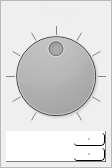
       <widget class="QFrame" name="decay_frame">
        <property name="sizePolicy">
         <sizepolicy hsizetype="Expanding" vsizetype="Preferred">
          <horstretch>0</horstretch>
          <verstretch>0</verstretch>
         </sizepolicy>
        </property>
        <property name="maximumSize">
         <size>
          <width>100</width>
          <height>16777215</height>
         </size>
        </property>
        <property name="frameShape">
         <enum>QFrame::StyledPanel</enum>
        </property>
        <property name="frameShadow">
         <enum>QFrame::Raised</enum>
        </property>
        <layout class="QVBoxLayout" name="decay_layout">
         <property name="spacing">
          <number>5</number>
         </property>
         <property name="leftMargin">
          <number>5</number>
         </property>
         <property name="topMargin">
          <number>0</number>
         </property>
         <property name="rightMargin">
          <number>5</number>
         </property>
         <property name="bottomMargin">
          <number>5</number>
         </property>
         <item>
          <widget class="QLabel" name="decay_label">
           <property name="minimumSize">
            <size>
             <width>0</width>
             <height>20</height>
            </size>
           </property>
           <property name="styleSheet">
            <string notr="true">color: rgb(239, 236, 231);
background-color: rgba(255, 255, 255, 0);
border: none;</string>
           </property>
           <property name="text">
            <string>Decay</string>
           </property>
           <property name="alignment">
            <set>Qt::AlignCenter</set>
           </property>
          </widget>
         </item>
         <item>
          <widget class="QDial" name="decay_knob">
           <property name="sizePolicy">
            <sizepolicy hsizetype="Minimum" vsizetype="Preferred">
             <horstretch>0</horstretch>
             <verstretch>0</verstretch>
            </sizepolicy>
           </property>
           <property name="styleSheet">
            <string notr="true">background-color: qlineargradient(spread:repeat, x1:1, y1:1, x2:1, y2:0, stop:0 rgba(0, 0, 0, 255), stop:1 rgba(111, 111, 111, 255));</string>
           </property>
           <property name="maximum">
            <number>10</number>
           </property>
           <property name="pageStep">
            <number>1</number>
           </property>
           <property name="value">
            <number>5</number>
           </property>
           <property name="wrapping">
            <bool>false</bool>
           </property>
           <property name="notchTarget">
            <double>10.000000000000000</double>
           </property>
           <property name="notchesVisible">
            <bool>true</bool>
           </property>
          </widget>
         </item>
         <item>
          <widget class="QDoubleSpinBox" name="decay_double_spin_box">
           <property name="sizePolicy">
            <sizepolicy hsizetype="Expanding" vsizetype="Fixed">
             <horstretch>0</horstretch>
             <verstretch>0</verstretch>
            </sizepolicy>
           </property>
           <property name="font">
            <font>
             <pointsize>14</pointsize>
            </font>
           </property>
           <property name="styleSheet">
            <string notr="true">QDoubleSpinBox {
	selection-background-color: rgba(255, 255, 255, 50);
	selection-color: rgb(255, 255, 255);
	color: rgb(255, 255, 255);
	background-color: qlineargradient(spread:repeat, x1:1, y1:1, x2:1, y2:0, stop:0 rgba(60, 60, 60, 255), stop:		1 rgba(80, 80, 80, 255));
	padding: 2px;
	border: 1px solid;
	border-color: rgba(255, 255, 255, 30);
	border-right-color: rgba(0, 0, 0, 128);
	border-bottom-color: rgba(0, 0, 0, 128);
}
QDoubleSpinBox:hover {
	background-color: qlineargradient(spread:repeat, x1:1, y1:1, x2:1, y2:0, stop:0 rgba(70, 70, 70, 255), stop:1 	rgba(90, 90, 90, 255));
	border: 1px solid;
	border-color: rgba(255, 255, 255, 80);
	border-right-color: rgba(0, 0, 0, 255);
	border-bottom-color: rgba(0, 0, 0, 255);
}

QDoubleSpinBox::up-arrow {
	background-color: rgb(197, 197, 197);
	width: 2px;
	height: 2px;
	border-radius: 2px;
}
QDoubleSpinBox::down-arrow {
	background-color: rgb(197, 197, 197);
	width: 2px;
	height: 2px;
	border-radius: 2px;
}
QDoubleSpinBox::up-button  {
	border-radius: 4px;
	margin: 0px;
	padding: 0px;
	width: 30px;
	background-color: qlineargradient(spread:repeat, x1:1, y1:1, x2:1, y2:0, stop:0 rgba(80, 80, 80, 255), stop:		1 rgba(100, 100, 100, 255));
	border: 1px solid;
	border-color: rgba(255, 255, 255, 80);
	border-right-color: rgba(0, 0, 0, 255);
	border-bottom-color: rgba(0, 0, 0, 255);
}
QDoubleSpinBox::up-button:hover {
	background-color: qlineargradient(spread:repeat, x1:1, y1:1, x2:1, y2:0, stop:0 rgba(100, 100, 100, 255), 			stop:	1 rgba(120, 120, 120, 255));
	border: 1px solid;
	border-color: rgba(255, 255, 255, 80);
	border-right-color: rgba(0, 0, 0, 255);
	border-bottom-color: rgba(0, 0, 0, 255);
}
QDoubleSpinBox::up-button:pressed {
	background-color: qlineargradient(spread:repeat, x1:1, y1:1, x2:1, y2:0, stop:1 rgba(60, 60, 60, 255), stop:		0 rgba(70, 70, 70, 255));
	border-color: rgba(0, 0, 0, 150);
	border-right-color: rgba(255, 255, 255, 50);
	border-bottom-color: rgba(255, 255, 255, 50);
}
QDoubleSpinBox::down-button  {
	border-radius: 4px;
	width: 30px;
	background-color: qlineargradient(spread:repeat, x1:1, y1:1, x2:1, y2:0, stop:0 rgba(80, 80, 80, 255), stop:		1 rgba(100, 100, 100, 255));
	border: 1px solid;
	border-color: rgba(255, 255, 255, 80);
	border-right-color: rgba(0, 0, 0, 255);
	border-bottom-color: rgba(0, 0, 0, 255);
}
QDoubleSpinBox::down-button:hover {
	background-color: qlineargradient(spread:repeat, x1:1, y1:1, x2:1, y2:0, stop:0 rgba(100, 100, 100, 255), 			stop:	1 rgba(120, 120, 120, 255));
	border: 1px solid;
	border-color: rgba(255, 255, 255, 80);
	border-right-color: rgba(0, 0, 0, 255);
	border-bottom-color: rgba(0, 0, 0, 255);
}
QDoubleSpinBox::down-button:pressed {
	background-color: qlineargradient(spread:repeat, x1:1, y1:1, x2:1, y2:0, stop:1 rgba(60, 60, 60, 255), stop:		0 rgba(70, 70, 70, 255));
	border-color: rgba(0, 0, 0, 150);
	border-right-color: rgba(255, 255, 255, 50);
	border-bottom-color: rgba(255, 255, 255, 50);
}</string>
           </property>
           <property name="decimals">
            <number>0</number>
           </property>
           <property name="maximum">
            <double>10.000000000000000</double>
           </property>
           <property name="value">
            <double>5.000000000000000</double>
           </property>
          </widget>
         </item>
        </layout>
       </widget>
